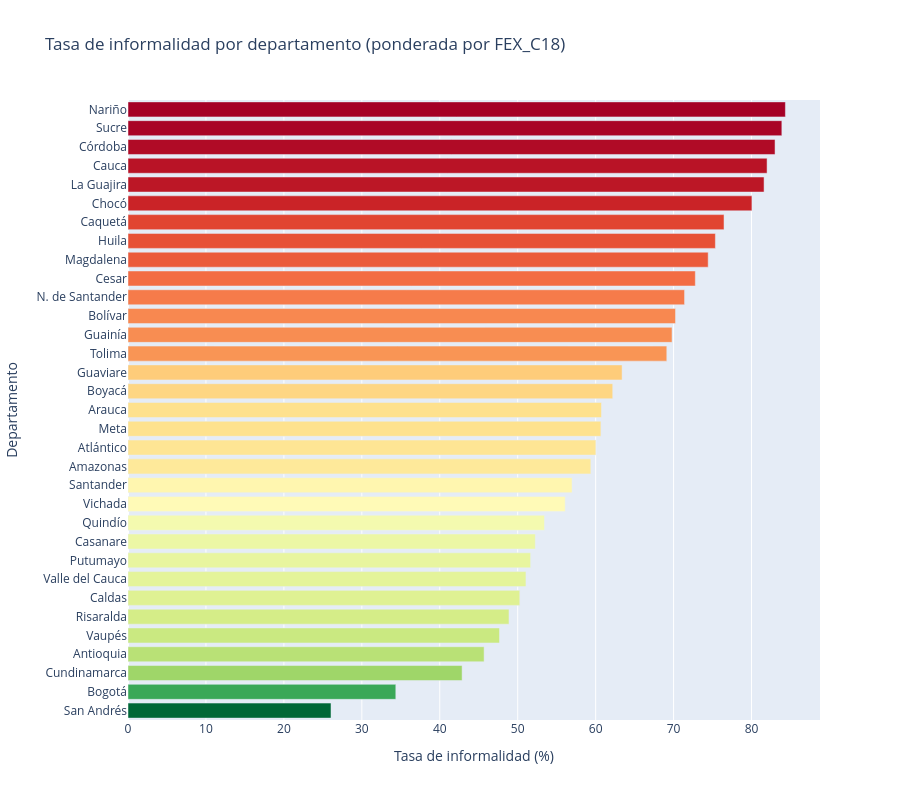

The code cell stored with this chart in its notebook:
### Markdown cell above
---
### Informalidad por departamento

Fuente de códigos de departamento: https://www.fopep.gov.co/sheempoo/2019/02/Tabla-C%C3%B3digos-Dane.pdf

### Code cell
# Top departamentos por tasa de informalidad (ponderada)
tasa_dpto = (
    df_validos[df_validos["DPTO"].notna()]
    .groupby("DPTO", observed=True)
    .apply(lambda g: (
        (g["INFORMAL"] * g["FEX_C18"]).sum() / g["FEX_C18"].sum() * 100
    ), include_groups=False)
    .reset_index()
    .rename(columns={0: "tasa"})
    .sort_values("tasa", ascending=True)
)

print(f"Departamentos en los datos: {tasa_dpto['DPTO'].nunique()}")
print(f"Rango de tasas: {tasa_dpto['tasa'].min():.1f}% — {tasa_dpto['tasa'].max():.1f}%")

nombres_dpto = {
     5: 'Antioquia',          8: 'Atlántico',        11: 'Bogotá',
    13: 'Bolívar',           15: 'Boyacá',           17: 'Caldas',
    18: 'Caquetá',           19: 'Cauca',            20: 'Cesar',
    23: 'Córdoba',           25: 'Cundinamarca',     27: 'Chocó',
    41: 'Huila',             44: 'La Guajira',       47: 'Magdalena',
    50: 'Meta',              52: 'Nariño',           54: 'N. de Santander',
    63: 'Quindío',           66: 'Risaralda',        68: 'Santander',
    70: 'Sucre',             73: 'Tolima',           76: 'Valle del Cauca',
    81: 'Arauca',            85: 'Casanare',         86: 'Putumayo',
    88: 'San Andrés',        91: 'Amazonas',         94: 'Guainía',
    95: 'Guaviare',          97: 'Vaupés',           99: 'Vichada',
}

tasa_dpto['nombre'] = tasa_dpto['DPTO'].map(nombres_dpto).fillna('Cód. ' + tasa_dpto['DPTO'].astype(str))

fig = px.bar(
    tasa_dpto, x="tasa", y='nombre', orientation="h",
    title="Tasa de informalidad por departamento (ponderada por FEX_C18)",
    labels={"tasa": "Tasa de informalidad (%)", "nombre": "Departamento"},
    color="tasa", color_continuous_scale="RdYlGn_r",
    height=800
)
fig.update_layout(coloraxis_showscale=False)
fig.show()

### Figure 1 — Plotly figure (JSON) as saved in the notebook; plotly's stock layout.template omitted (floating-point values rounded to 4 significant figures)
{"data": [{"hovertemplate": "Tasa de informalidad (%)=%{marker.color}<br>Departamento=%{y}<extra></extra>", "legendgroup": "", "marker": {"color": [26.05, 34.36, 42.86, 45.69, 47.66, 48.88, 50.27, 51.06, 51.66, 52.26, 53.43, 56.09, 56.97, 59.38, 60.03, 60.67, 60.75, 62.19, 63.39, 69.13, 69.8, 70.25, 71.41, 72.79, 74.44, 75.36, 76.47, 80.05, 81.61, 81.99, 83.01, 83.89, 84.34], "coloraxis": "coloraxis", "pattern": {"shape": ""}}, "name": "", "orientation": "h", "showlegend": false, "textposition": "auto", "type": "bar", "x": [26.05, 34.36, 42.86, 45.69, 47.66, 48.88, 50.27, 51.06, 51.66, 52.26, 53.43, 56.09, 56.97, 59.38, 60.03, 60.67, 60.75, 62.19, 63.39, 69.13, 69.8, 70.25, 71.41, 72.79, 74.44, 75.36, 76.47, 80.05, 81.61, 81.99, 83.01, 83.89, 84.34], "xaxis": "x", "y": ["San Andrés", "Bogotá", "Cundinamarca", "Antioquia", "Vaupés", "Risaralda", "Caldas", "Valle del Cauca", "Putumayo", "Casanare", "Quindío", "Vichada", "Santander", "Amazonas", "Atlántico", "Meta", "Arauca", "Boyacá", "Guaviare", "Tolima", "Guainía", "Bolívar", "N. de Santander", "Cesar", "Magdalena", "Huila", "Caquetá", "Chocó", "La Guajira", "Cauca", "Córdoba", "Sucre", "Nariño"], "yaxis": "y"}], "layout": {"barmode": "relative", "coloraxis": {"colorbar": {"title": {"text": "Tasa de informalidad (%)"}}, "colorscale": [[0, "rgb(0,104,55)"], [0.1, "rgb(26,152,80)"], [0.2, "rgb(102,189,99)"], [0.3, "rgb(166,217,106)"], [0.4, "rgb(217,239,139)"], [0.5, "rgb(255,255,191)"], [0.6, "rgb(254,224,139)"], [0.7, "rgb(253,174,97)"], [0.8, "rgb(244,109,67)"], [0.9, "rgb(215,48,39)"], [1, "rgb(165,0,38)"]], "showscale": false}, "height": 800, "legend": {"tracegroupgap": 0}, "title": {"text": "Tasa de informalidad por departamento (ponderada por FEX_C18)"}, "xaxis": {"anchor": "y", "domain": [0, 1], "title": {"text": "Tasa de informalidad (%)"}}, "yaxis": {"anchor": "x", "domain": [0, 1], "title": {"text": "Departamento"}}}}
